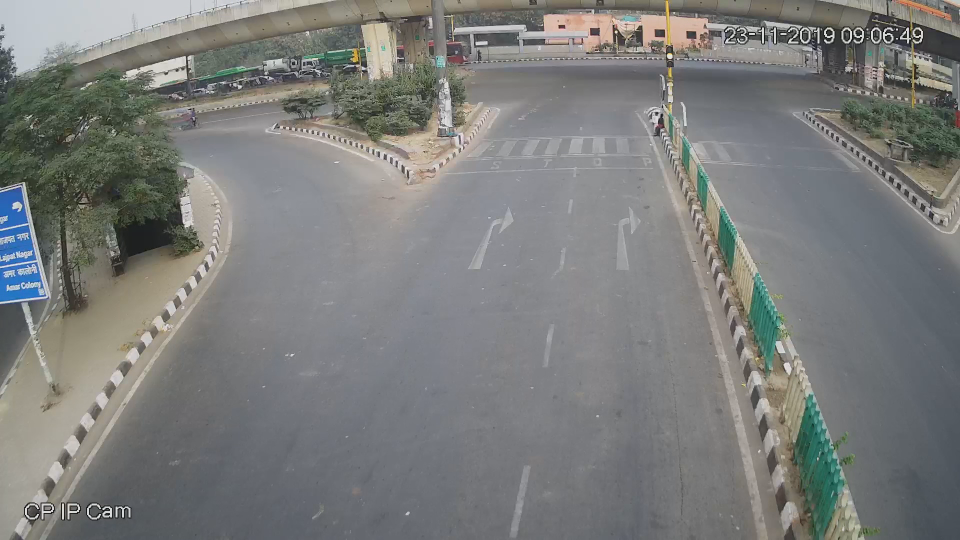
//> input picture subtask-3/code/Method-1/empty.png, 1920 x 1080 px, given in place of empty.png.jpg, which was not available (shown at 1/2 size)
$ ./main empty.png   (built with g++ and OpenCV 4)
//> lines starting //> are read from the running program, lines starting //| are printed output that depends on the picture; pictures that were not available may be replaced by others from this repository, and a replacement may not be noted
#include "functions.h"

vector<Point2f> manualPoints;
vector<Point2f> destPoints;
Mat originalImg;
Mat resImg;

// [83 lines left out: function errCalc, not called in this run]

int main(int argc, char **argv)
{

	if(argc != 2)
	{

		cout << "Image name not given as argument." << endl;
		return 1;

	}

	string path = strcat(argv[1],".jpg");

	originalImg = imread(path);
//> originalImg is the input picture: 1080 rows x 1920 cols, CV_8UC3; mean B, G, R 123.1, 124.5, 123.2


	Mat emptyImg = imread("empty.png");

	GaussianBlur(emptyImg, emptyImg, Size(3, 3), 0);

	if(originalImg.data == NULL)
	{

		cout << "Image does not exist." << endl;
		return 2;

	}

	cvtColor(originalImg,originalImg,COLOR_BGR2GRAY);
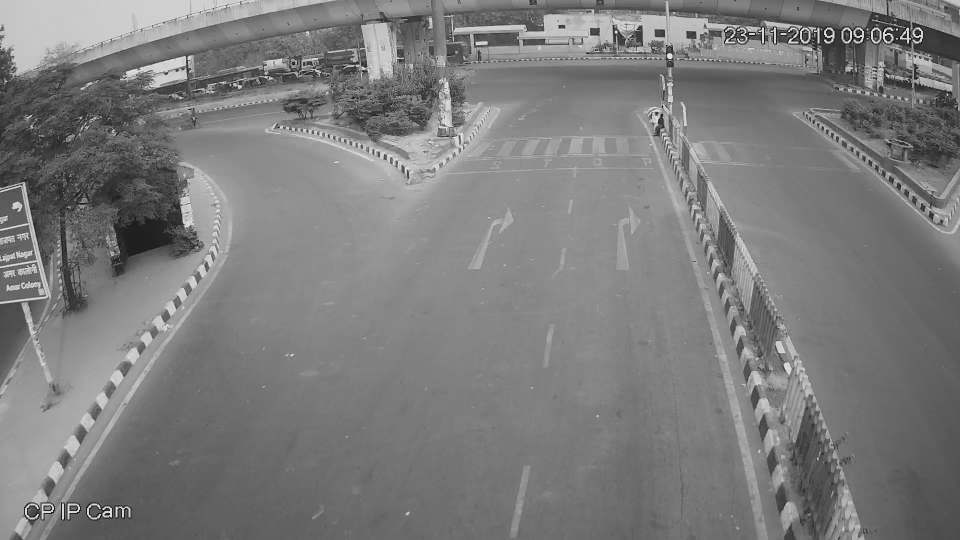
//> originalImg: 1080 rows x 1920 cols, CV_8UC1 (shown at 1/2 size); min 0, max 247, mean 124

	//resize(originalImg, originalImg, Size(originalImg.cols/2, originalImg.rows/2));

	Mat orgCopy = originalImg.clone();

	namedWindow("Original Frame");

	// [9 lines of commented-out code are left out]

	imshow("Original Frame",originalImg);

	destroyWindow("Original Frame");

	manualPoints.push_back(Point2f(961,231));
	manualPoints.push_back(Point2f(1264,219));
	manualPoints.push_back(Point2f(1470,830));
	manualPoints.push_back(Point2f(517,830));

	Mat out;

	destPoints.push_back(Point2f(472,52));
	destPoints.push_back(Point2f(800,52));
	destPoints.push_back(Point2f(800,830));
	destPoints.push_back(Point2f(472,830));

	Mat homograph = findHomography(manualPoints,destPoints);

	warpPerspective(orgCopy,out,homograph,originalImg.size());
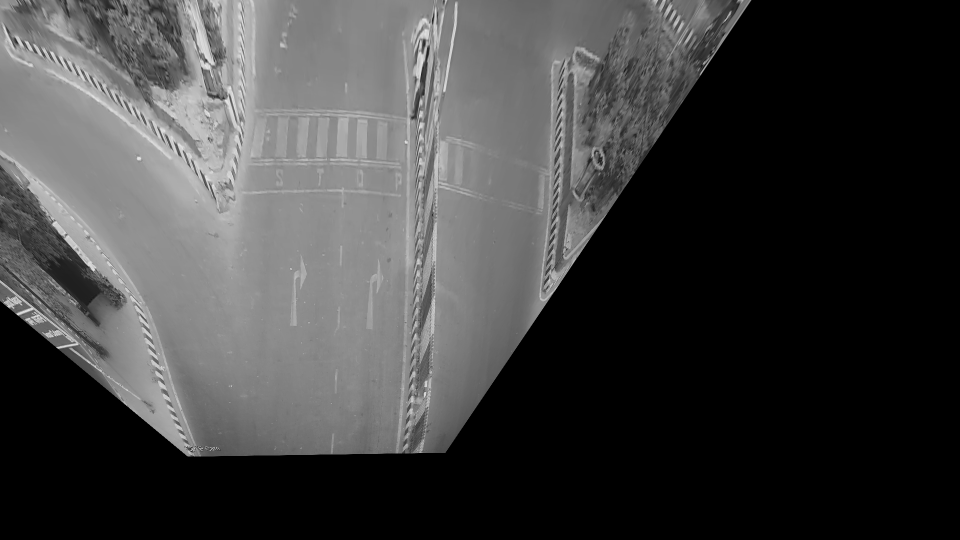
//> out: 1080 rows x 1920 cols, CV_8UC1 (shown at 1/2 size); min 0, max 238, mean 65.1
	warpPerspective(orgCopy,out,homograph,Size(originalImg.size().width-400,originalImg.size().height));
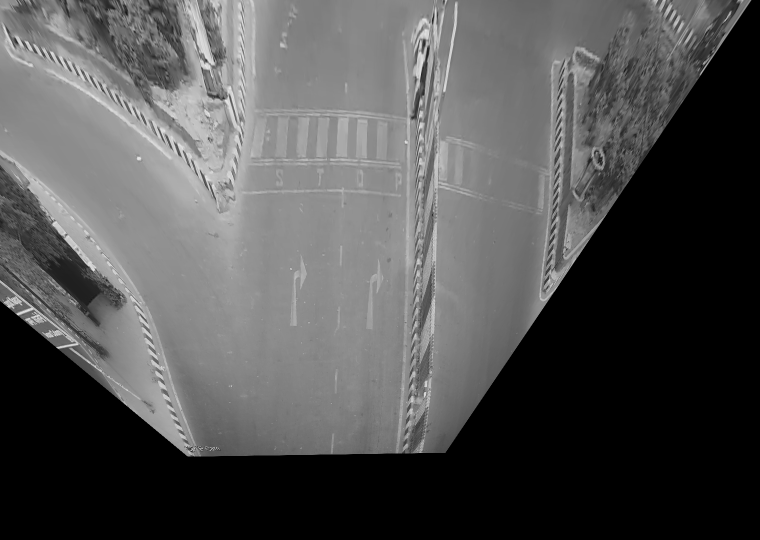
//> out: 1080 rows x 1520 cols, CV_8UC1 (shown at 1/2 size); min 0, max 238, mean 82.2
	// [6 lines of commented-out code are left out]

	Rect rect = boundingRect(destPoints);

	Mat crop_image = out(rect);
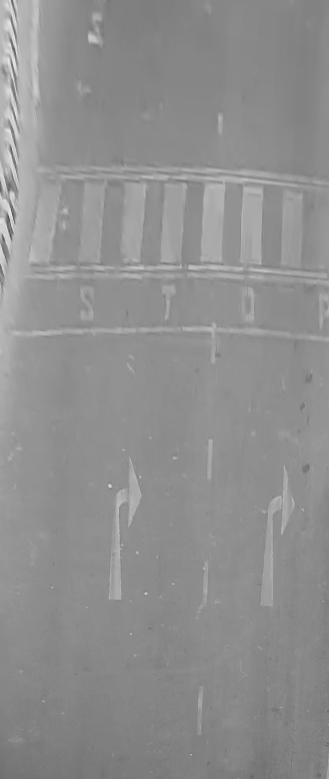
//> crop_image: 779 rows x 329 cols, CV_8UC1; min 70, max 233, mean 143.2

	//imshow("Cropped Frame", crop_image);
	//waitKey(0);

	imwrite("Cropped_image.jpg", crop_image);
	//destroyWindow("Cropped Frame");

	ofstream resout;
	resout.open("method1err.txt");

	resout << "Frames dropped" << "\t\t" << "queue error" << "\t\t" << "dynamic error" << "\t\t" << "queue density runtime" <<  "\t\t" << "dynamic density runtime" << endl;


	for(int x = 20; x <= 100; x += 20) // Parameter
	{


		VideoCapture cap("trafficvideo.mp4");			//Queue Density

		if (!cap.isOpened())
	    	{
			//error in opening the video input
			cerr << "Unable to open file!" << endl;

			return 0;

	    	}

		Mat frame,res1,res2,res,inver,outN,inverQ,emptyWarp;

		vector<pair<int, double>> qDensity;

		int count = 0;

		double q_density;

		auto start = chrono::steady_clock::now();

		while(true)
		{

			Rect rect = boundingRect(destPoints);
			cap >> frame;

			if (frame.empty())
			    break;

			if(count % x == 0)
			{

				GaussianBlur(frame, frame, Size(3, 3), 0);
				absdiff(frame,emptyImg,res1);

				warpPerspective(res1,outN,homograph,Size(originalImg.size().width-400,originalImg.size().height));

				Mat cropN = outN(rect);			// Q
				cvtColor(cropN,cropN,COLOR_BGR2GRAY);

				threshold( cropN, cropN, 25, 255, THRESH_BINARY );

				int totalPixels = cropN.rows*cropN.cols;
				int countOn = countNonZero(cropN);

				q_density = (double)countOn/totalPixels;

				// [7 lines of commented-out code are left out]

			}

			qDensity.push_back(make_pair(count, q_density));

			count++;

		}

		auto end = chrono::steady_clock::now();
		auto q_diff = end - start;

		cout << fixed << setprecision(4) << chrono::duration <double, milli> (q_diff).count() << " ms" << endl;

		VideoCapture capture("trafficvideo.mp4");		//Dynamic Density

	    	if (!capture.isOpened())
	    	{
			//error in opening the video input
			cerr << "Unable to open file!" << endl;

			return 0;

	    	}

	    	Mat frame1, prvs;
		capture >> frame1;
		cvtColor(frame1, prvs, COLOR_BGR2GRAY);

		count = 1;
		int i = 1;

		double density = 0;

		cout << "framenum" << "\t" << "queue density" << "\t\t" << "dynamic density" << endl;

		ofstream fout;

		fout.open("densities.txt");

		fout << "framenum" << "\t" << "queue density" << "\t\t" << "dynamic density" << endl;

		start = chrono::steady_clock::now();

		while(true)
		{

			Mat frame2, next;
			capture >> frame2;

			if (frame2.empty())
			    break;

			if(count % x == 0)
			{

				cvtColor(frame2, next, COLOR_BGR2GRAY);

				//imshow("Original", next);

				Mat flow(prvs.size(), CV_32FC2);
				calcOpticalFlowFarneback(prvs, next, flow, 0.5, 3, 15, 3, 5, 1.2, 0);
				//calcOpticalFlowFarneback(prvs, next, flow, 0.4, 1, 12, 2, 8, 1.2, 0);

				// visualization
				Mat flow_parts[2];
				split(flow, flow_parts);
				Mat magnitude, angle, magn_norm;
				cartToPolar(flow_parts[0], flow_parts[1], magnitude, angle, true);
				normalize(magnitude, magn_norm, 0.0f, 1.0f, NORM_MINMAX);
				angle *= ((1.f / 360.f) * (180.f / 255.f));

				//build hsv image
				Mat _hsv[3], hsv, hsv8, bgr;
				_hsv[0] = angle;
				_hsv[1] = Mat::ones(angle.size(), CV_32F);
				_hsv[2] = magn_norm;
				merge(_hsv, 3, hsv);
				hsv.convertTo(hsv8, CV_8U, 255.0);
				cvtColor(hsv8, bgr, COLOR_HSV2BGR);

				warpPerspective(bgr,bgr,homograph,Size(frame2.size().width-400,frame2.size().height));

				bgr = bgr(rect);

				cvtColor(bgr, bgr, COLOR_BGR2GRAY);

				//imshow("frame", bgr);
				//waitKey(5);

				threshold( bgr, bgr, 5, 255, 3 );

				int totalPixels = bgr.rows*bgr.cols;
				int countOn = countNonZero(bgr);

				density = ((double)countOn)/((double)totalPixels);

				//fout << qDensity[i].first << "\t\t" << qDensity[i].second << "\t\t" << count << "\t\t" << density << endl;

				//cout << qDensity[i].first << "\t\t" << qDensity[i].second << "\t\t" << count << "\t\t" << density << endl;

				prvs = next;

				//i++;

			}

			fout << fixed << setprecision(4) << qDensity[i].first << "\t\t" << qDensity[i].second << "\t\t" << density << endl;

			cout << fixed << setprecision(4) << qDensity[i].first << "\t\t" << qDensity[i].second << "\t\t" << density << endl;

			//prvs = next;

			i++;

			count++;

	    	}

	    	fout.close();

	    	end = chrono::steady_clock::now();
		auto d_diff = end - start;

		cout << fixed << setprecision(4) << chrono::duration <double, milli> (d_diff).count() << " ms" << endl;

		vector<double> resOut = errCalc("densities.txt","ideal.txt");
		resout << fixed << setprecision(4) << x << "\t\t\t" << resOut[0] << "\t\t\t" << resOut[1] << "\t\t\t" << chrono::duration <double, milli> (q_diff).count() << "\t\t\t" << chrono::duration <double, milli> (d_diff).count() << endl;


	}


	return 0;

}
